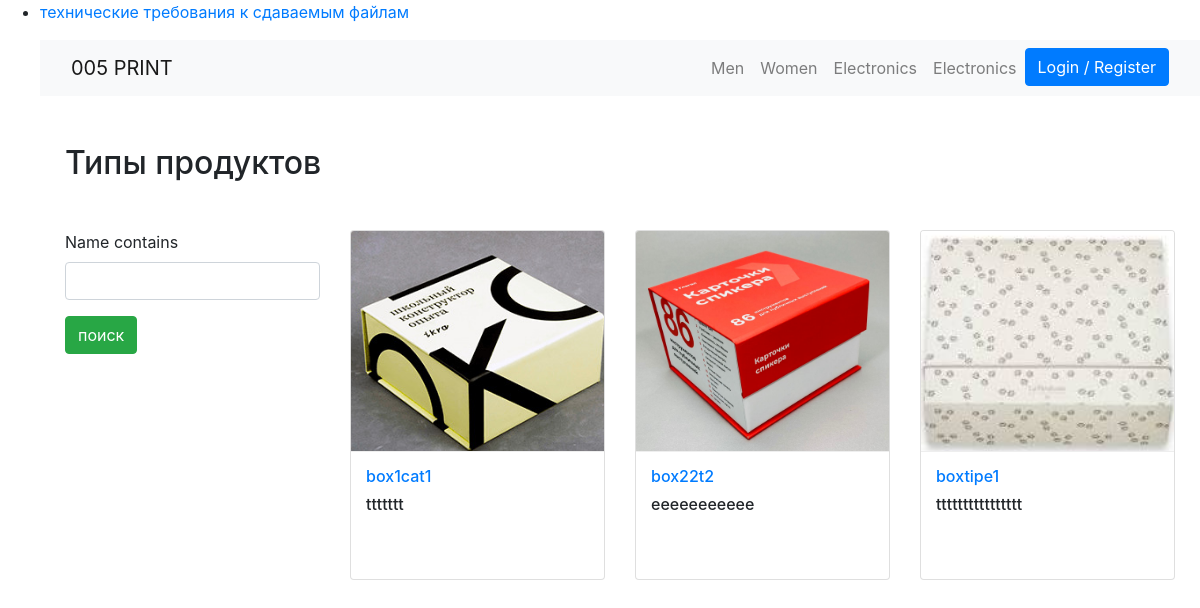
/p, run on an earlier commit of the app's database.
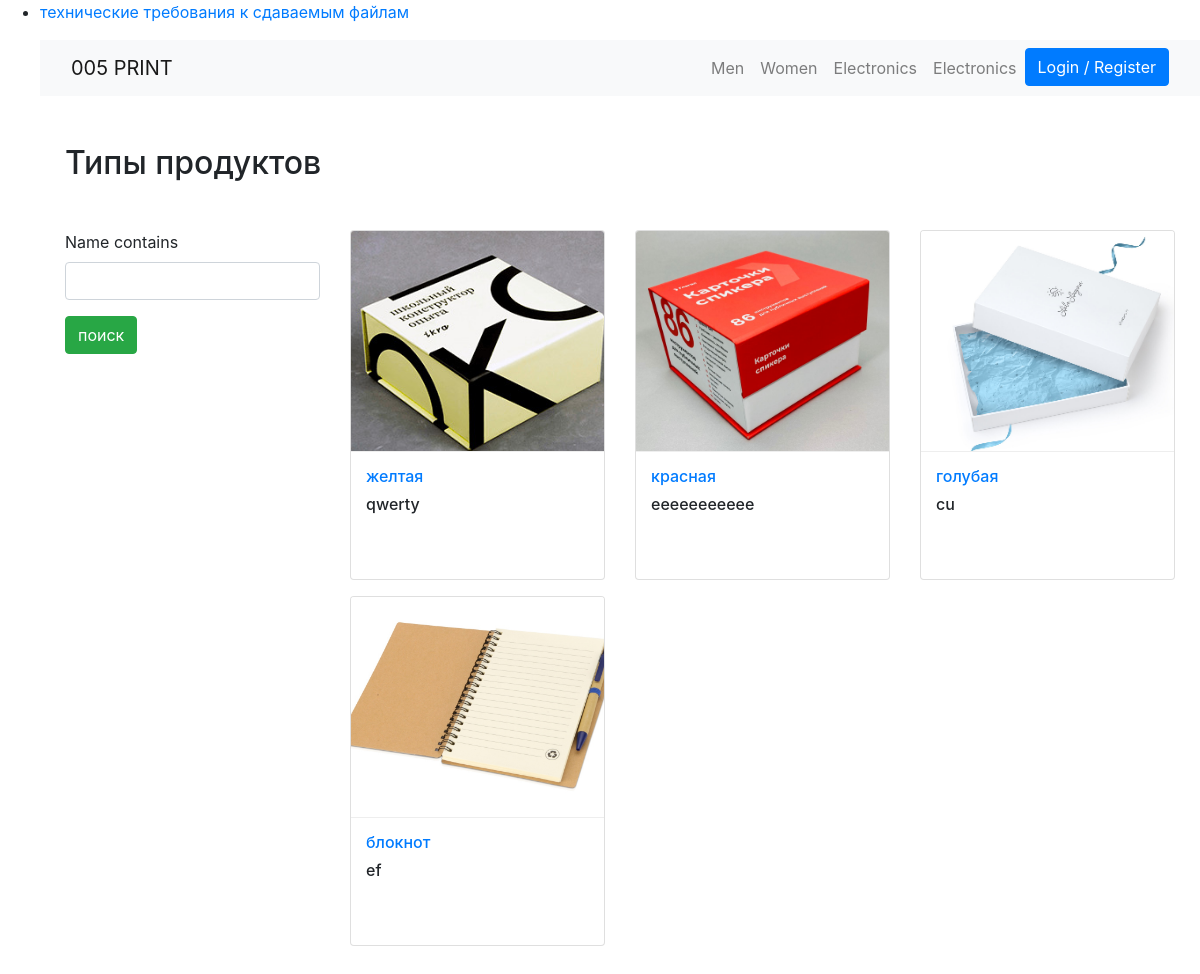
And on a later commit of the database.
### products/models.py (models this page shows, shortened)
class  Product(PolymorphicModel):
    def get_absolute_url(self):
        return reverse("mainapp:product", kwargs={
            'slug': self.slug
        })
    BOX_SIZES = (
                ('50х50х35', '50х50х35'),
                ('60х60х40', '60х60х40'),
                ('60х60х40-P', '60х60х40-P'),
                ('80х80х40', '80х80х40'),
                ('80х80х40-P', '80х80х40-P'),
                ('240х185х120', '240х185х120'),
                ('270х220х70', '270х220х70'),
                )
    mainimage = models.ImageField(upload_to='products/', blank=True, null=True)
    name = models.CharField(max_length=300, default = None, null=True)
    slug = models.SlugField(default = None, null=True)
    subcategory = models.ForeignKey(SubCategory, on_delete=models.CASCADE, default = None, null=True)
    category = models.ForeignKey(Category, on_delete=models.CASCADE, default = None, null=True)
    preview_text = models.TextField(max_length=200, verbose_name='Preview Text', blank=True, null=True)
    detail_text = models.TextField(max_length=1000, verbose_name='Detail Text', blank=True, null=True)
    price = models.FloatField(default = None, null=True)
    tirazh = models.IntegerField(null=False)
    t = models.IntegerField(null=True)
    k = models.IntegerField(null=True)
    box_size = models.CharField(max_length=20, choices=BOX_SIZES,default='80х80х40')

class BoxType2(Product):
    def __init__(self, *args, **kwargs):
        BOX_SIZES = (
            ('50х50х35', '50х50х35'),
            ('60х60х40', '60х60х40'),
            )
        self._meta.get_field('box_size').default  = '270х220х70'
        self._meta.get_field('box_size').choices = BOX_SIZES
        super(BoxType2, self).__init__(*args, **kwargs)

class  Product(PolymorphicModel):
    def get_absolute_url(self):
        return reverse("mainapp:product", kwargs={
            'slug': self.slug
        })
    BOX_SIZES = (
                ('50х50х35', '50х50х35'),
                ('60х60х40', '60х60х40'),
                ('60х60х40-P', '60х60х40-P'),
                ('80х80х40', '80х80х40'),
                ('80х80х40-P', '80х80х40-P'),
                ('240х185х120', '240х185х120'),
                ('270х220х70', '270х220х70'),
                )
    mainimage = models.ImageField(upload_to='products/', blank=True, null=True)
    name = models.CharField(max_length=300, default = None, null=True)
    slug = models.SlugField(default = None, null=True)
    subcategory = models.ForeignKey(SubCategory, on_delete=models.CASCADE, default = None, null=True)
    category = models.ForeignKey(Category, on_delete=models.CASCADE, default = None, null=True)
    preview_text = models.TextField(max_length=200, verbose_name='Preview Text', blank=True, null=True)
    detail_text = models.TextField(max_length=1000, verbose_name='Detail Text', blank=True, null=True)
    price = models.FloatField(default = None, null=True)
    tirazh = models.IntegerField(null=False)
    t = models.IntegerField(null=True)
    k = models.IntegerField(null=True)
    box_size = models.CharField(max_length=20, choices=BOX_SIZES,default='80х80х40')

class BoxType1(Product):
    def __init__(self, *args, **kwargs):
        BOX_SIZES = (
            ('240х185х120', '240х185х120'),
            ('270х220х70', '270х220х70'),
            )
        self._meta.get_field('box_size').default  = '240х185х120'
        self._meta.get_field('box_size').choices = BOX_SIZES
        super(BoxType1, self).__init__(*args, **kwargs)

### products/views.py (the view)
# urls.py: 2. Add a URL to urlpatterns:  path('', Home.as_view(), name='home')
class Home(ListView):
    model = Product
    template_name = 'products/home.html'
    def get_context_data(self, **kwargs):
        context = super().get_context_data(**kwargs)
        context['filter'] = ProductFilter(self.request.GET, queryset=self.get_queryset())
        return context

### products/templates/products/home.html (shortened to what this page needs)
  </head>
  <body>
     <ul>
        <li>
           <p><a href="javascript:flipflop('animals');">технические требования к сдаваемым файлам  </a></p>
        </li>
{% extends 'products/base.html' %}
{% load crispy_forms_tags %}
{% block content %}
  <div class="container my-5">
  	<h2 class="my-5">Типы продуктов</h2>
    <div class="row">
    <div class="col-md-3">
			<form method="get">
				{{ filter.form| crispy }}
			<button type= "submit"
		class= "btn btn-success btn-buy">
		  поиск
		</button>
		</div>
    <div class="col-md-9">
		<div class="row">
			{% for product in filter.qs %}
		  <div class="col-md-6 col-sm-12 col-lg-4">
			<figure class="card card-product">
				<div class="img-wrap">
					<img src="media/{{ product.mainimage }}" style="width: 100%; height: 250px;">
				</div>
				<figcaption class="info-wrap">
					<h6 class="title text-dots"><a href="products_by_category/{{ product.id }}">{{ product.name }}</a></h6>
					<h6 class="title text-dots">{{ product.preview_text}}</a></h6>
					<div class="action-wrap">
					</div>
				</figcaption>
			</figure>
		</div>
      {% endfor %}
		</div>
	</div>
  </div>
  </div>
{% endblock %}

### products/templates/products/base.html (shortened to what this page needs)
{% load static %}
<!DOCTYPE html>
<html lang="en">
<head>
  <link rel="stylesheet" href="https://stackpath.bootstrapcdn.com/bootstrap/4.3.1/css/bootstrap.min.css">
  <link href="https://cdnjs.cloudflare.com/ajax/libs/font-awesome/5.10.2/css/all.css" rel="stylesheet">
  <link rel="stylesheet" href="{% static 'css/main.css' %}">
</head>
<body>
  {% include 'products/navbar.html' %}
  {% block content %}
  {% endblock %}
</body>
</body>
</html>

### products/templates/products/navbar.html (shortened to what this page needs)
{% load cart_tag %}
<nav class="navbar navbar-expand-lg navbar-light bg-light">
  <div class="container">
  <a class="navbar-brand" href="/">005 PRINT</a>
  <div class="collapse navbar-collapse" id="navbarNav">
    <ul class="navbar-nav ml-auto">
      <li {% if request.path == 'contact' %}class="nav-item active"{% else %}class="nav-item"{% endif %}>
        <a class="nav-link" href="#">Men <span class="sr-only">(current)</span></a>
      </li>
      <li class="nav-item">
        <a class="nav-link" href="#">Women</a>
      </li>
      <li class="nav-item">
        <a class="nav-link" href="#">Electronics</a>
      </li>
       <li class="nav-item">
        <a class="nav-link" href="#">Electronics</a>
      </li>
      {% if request.user.is_authenticated %}
      <li class="nav-item">
        <a class="nav-link" href="{% url 'mainapp:cart-home' %}">
          <i class="fa fa-shopping-cart"></i> Корзина
          <span class="badge badge-light">{{ request.user| cart_total }}</span>
        </a>
      </li>
       <li class="nav-item">
      </li>
      <li class="nav-item dropdown">
        <a class="nav-link dropdown-toggle" href="#" id="navbarDropdown" role="button" data-toggle="dropdown" aria-haspopup="true" aria-expanded="false">
          <i class="fas fa-user-tie"></i> {{ request.user.username }}
        </a>
        <div class="dropdown-menu" aria-labelledby="navbarDropdown">
          <a class="dropdown-item" href="#">Панель</a>
          <a class="dropdown-item" href="{% url 'checkout:oderView' %}">Заказы</a>
          <div class="dropdown-divider"></div>
          <a class="dropdown-item" href="#">выход из системы</a>
        </div>
      </li>
      {% else %}
       <li class="nav-item">
        <a  class="btn btn-primary" href="/accounts/login/">Login / Register</a>
      </li>
      {% endif %}
    </ul>
  </div>
  </div>
</nav>

### products/templates/products/base.html (style rules this page uses)
.card { height: 350px; }
.card-product:after { content: ""; display: table; clear: both; visibility: hidden; }
.card-product .img-wrap { border-radius: 3px 3px 0 0; overflow: hidden; position: relative; height: 220px; text-align: center; }
.card-product .img-wrap img { max-height: 100%; max-width: 100%; object-fit: cover; }
.card-product .info-wrap { overflow: hidden; padding: 15px; border-top: 1px solid #eee; }
.card-product .action-wrap { padding-top: 4px; margin-top: 4px; }
.card-product .title { margin-top: 0; }

What changed in the data, as far as the page shows it:
changed through a linked row, BoxType2: name "box1cat1" → "желтая"; preview_text "ttttttt" → "qwerty"
changed through a linked row, BoxType2 "eeeeeeeeeee": name "box22t2" → "красная"
changed through a linked row, BoxType1: mainimage: a different picture; name "boxtipe1" → "голубая"; preview_text "tttttttttttttttt" → "cu"
added BoxType2: mainimage (picture), name "блокнот", preview_text "ef"
